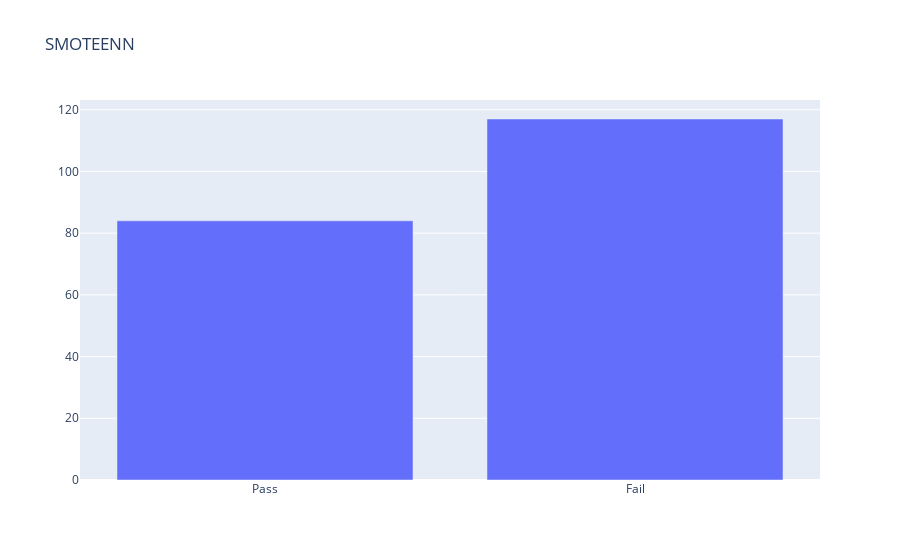

Here is the notebook cell this chart was saved with:
### Markdown cell above
## 1.3. SMOTEENN

### Code cell
smoteenn = SMOTEENN(sampling_strategy = 'auto', random_state = 12, smote = smote)
X_smoteenn, y_smoteenn = smoteenn.fit_resample(X_train, y_train)
fig = dataset_barplot(y_smoteenn, 'SMOTEENN')
fig.write_html('plots/DT/SMOTEENN_bar.html')
print("The count of pass (SMOTEENN):", sum(y_smoteenn['OverallPoF']==0))
print("The count of fail (SMOTEENN):", sum(y_smoteenn['OverallPoF']==1))

### Figure 1 — Plotly figure (JSON) as saved in the notebook; plotly's stock layout.template omitted (floating-point values rounded to 4 significant figures)
{"data": [{"type": "bar", "x": ["Pass", "Fail"], "y": [84, 117]}], "layout": {"title": {"text": "SMOTEENN"}}}
